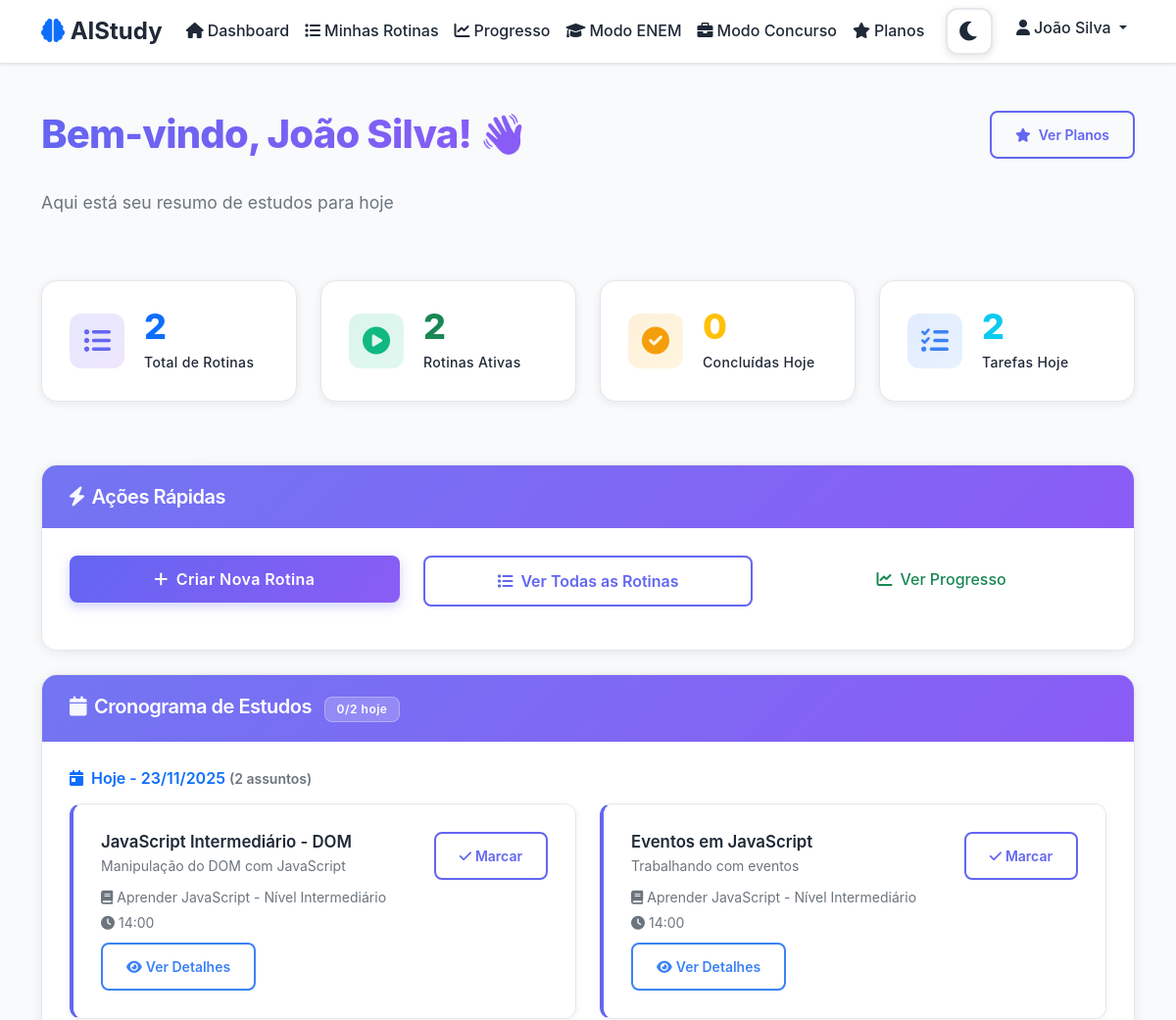
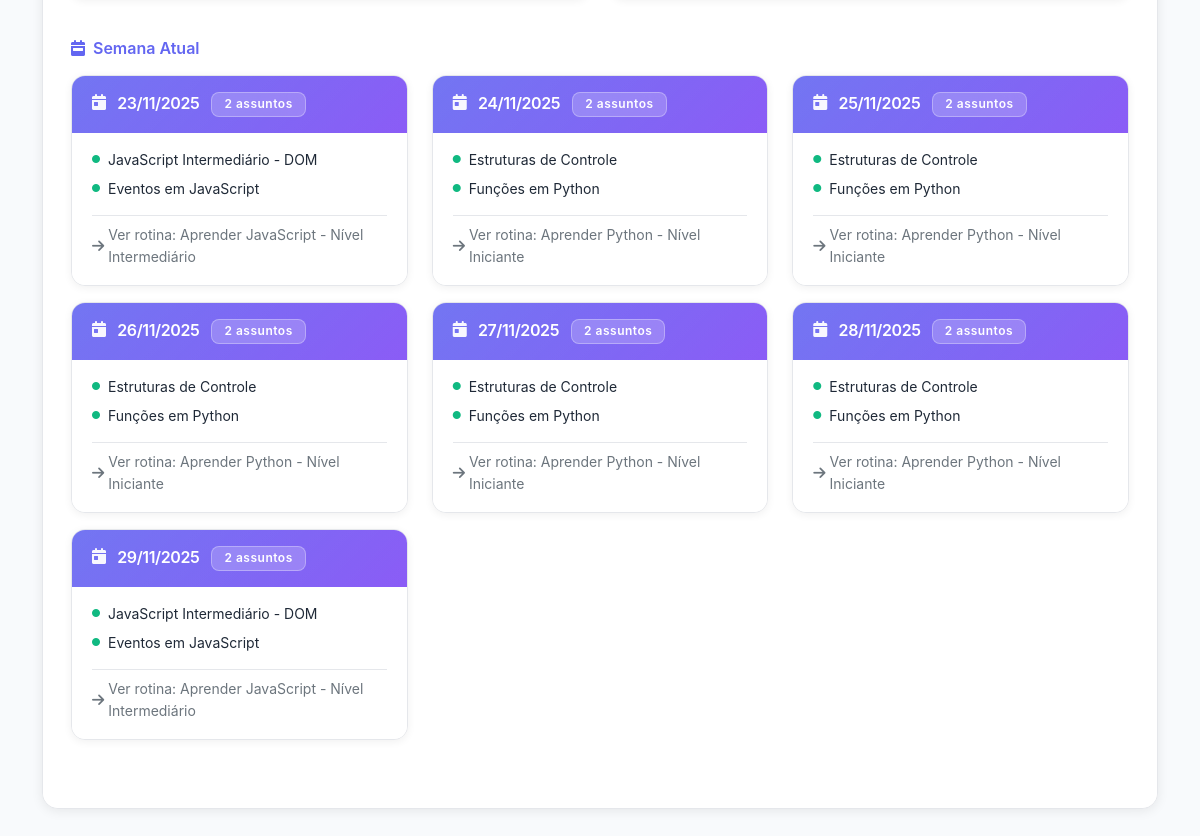
/dashboard.php (signed in), run on the app's committed database (2 pictures, top to bottom).
### tables this page shows
CREATE TABLE tasks (
    id INT AUTO_INCREMENT PRIMARY KEY,
    routine_id INT NOT NULL,
    titulo VARCHAR(200) NOT NULL,
    descricao TEXT,
    dia_estudo INT NOT NULL COMMENT 'dia do cronograma (1, 2, 3...)',
    ordem INT NOT NULL COMMENT 'ordem dentro do dia',
    status ENUM('pendente', 'concluida') DEFAULT 'pendente',
    material_estudo JSON COMMENT 'links, textos, etc.',
    resumo_markdown LONGTEXT DEFAULT NULL COMMENT 'resumo auxiliar gerado em markdown',
    exercicios_markdown LONGTEXT DEFAULT NULL COMMENT 'lista de exercícios gerada em markdown',
    tempo_estimado INT DEFAULT NULL COMMENT 'tempo estimado em minutos',
    dificuldade ENUM('facil', 'medio', 'dificil') DEFAULT 'medio',
    created_at TIMESTAMP DEFAULT CURRENT_TIMESTAMP,
    updated_at TIMESTAMP DEFAULT CURRENT_TIMESTAMP ON UPDATE CURRENT_TIMESTAMP,
    FOREIGN KEY (routine_id) REFERENCES routines(id) ON DELETE CASCADE
);

CREATE TABLE routines (
    id INT AUTO_INCREMENT PRIMARY KEY,
    user_id INT NOT NULL,
    titulo VARCHAR(200) NOT NULL,
    tema VARCHAR(100) NOT NULL,
    tipo ENUM('geral', 'enem', 'concurso') NOT NULL DEFAULT 'geral',
    contexto_json TEXT NULL COMMENT 'Dados específicos do tipo (banca, cargo, ano ENEM, etc.)',
    nivel ENUM('iniciante', 'intermediario', 'avancado') NOT NULL,
    tempo_diario INT NOT NULL COMMENT 'em minutos',
    dias_disponiveis JSON NOT NULL COMMENT 'array de dias da semana',
    horario_disponivel TIME NOT NULL,
    progresso DECIMAL(5,2) DEFAULT 0.00,
    status ENUM('ativa', 'pausada', 'concluida') DEFAULT 'ativa',
    data_inicio DATE DEFAULT NULL,
    data_fim DATE DEFAULT NULL,
    created_at TIMESTAMP DEFAULT CURRENT_TIMESTAMP,
    updated_at TIMESTAMP DEFAULT CURRENT_TIMESTAMP ON UPDATE CURRENT_TIMESTAMP,
    FOREIGN KEY (user_id) REFERENCES users(id) ON DELETE CASCADE
);

### dashboard.php (the view, shortened to what the rows shown need)
<?php
require_once 'includes/session.php';
require_once 'classes/Calendar.php';
$database = new Database();
$db = $database->getConnection();
$calendar = new Calendar($db);
$user = getCurrentUser();
$today = date('Y-m-d');
$studySchedule = $calendar->getStudySchedule($user['id']);
$todayTasksGrouped = $calendar->getTasksForSpecificDate($user['id'], $today);
$nextStudyDates = [];
$dayOfWeek = date('w', strtotime($today));
$startOfWeek = date('Y-m-d', strtotime($today . ' -' . $dayOfWeek . ' days'));
$endOfWeek = date('Y-m-d', strtotime($startOfWeek . ' +6 days'));
foreach ($studySchedule as $date => $schedules) {
    if ($date >= $today && $date <= $endOfWeek) {
        $nextStudyDates[] = $date;
    }
}
sort($nextStudyDates);
?>
<!DOCTYPE html>
<html lang="pt-BR">
<head>
    <link href="https://cdn.jsdelivr.net/npm/bootstrap@5.1.3/dist/css/bootstrap.min.css" rel="stylesheet">
    <link href="https://cdnjs.cloudflare.com/ajax/libs/font-awesome/6.0.0/css/all.min.css" rel="stylesheet">
    <link href="assets/css/style.css" rel="stylesheet">
</head>
<body>
    <div class="container mt-5 mb-5">
        <div class="row mb-5">
            <div class="col-12">
                <div class="d-flex justify-content-between align-items-start mb-3">
                    <div>
                        <h1 class="text-gradient mb-3" style="font-size: 2.5rem; font-weight: 800; letter-spacing: -0.02em;">
                            Bem-vindo, <?php echo htmlspecialchars($user['nome']); ?>! 👋
                        </h1>
                    </div>
                </div>
            </div>
        </div>
        <div class="row">
            <div class="col-12">
                <div class="card">
                    <div class="card-body">
                        <?php if (empty($studySchedule)): ?>
                            <div class="text-center py-4">
                                <i class="fas fa-calendar-times text-muted fa-3x mb-3"></i>
                                <h5>Nenhum cronograma encontrado</h5>
                                <p class="text-muted">Crie uma rotina para ver seu cronograma de estudos.</p>
                                <a href="criar-rotina.php" class="btn btn-primary">
                                    <i class="fas fa-plus me-2"></i>Criar Rotina
                                </a>
                            </div>
                        <?php else: ?>
                            <?php if (!empty($todayTasksGrouped)): ?>
                                <div class="mb-4">
                                    <div class="row">
                                        <?php foreach ($todayTasksGrouped as $task): ?>
                                            <div class="col-md-6 mb-3">
                                                <div class="task-card card <?php echo $task['status'] === 'concluida' ? 'completed' : ''; ?>">
                                                    <div class="card-body">
                                                        <div class="d-flex justify-content-between align-items-start">
                                                            <div class="flex-grow-1">
                                                                <h6 class="task-title mb-1"><?php echo htmlspecialchars($task['titulo']); ?></h6>
                                                                <p class="text-muted small mb-2"><?php echo htmlspecialchars($task['descricao']); ?></p>
                                                                <small class="text-muted">
                                                                    <i class="fas fa-book me-1"></i><?php echo htmlspecialchars($task['rotina_titulo']); ?>
                                                                    <br>
                                                                    <i class="fas fa-clock me-1"></i><?php echo date('H:i', strtotime($task['horario_disponivel'])); ?>
                                                                </small>
                                                            </div>
                                                            <div class="flex-shrink-0">
                                                                <?php if ($task['status'] === 'concluida'): ?>
                                                                    <span class="badge bg-success">
                                                                        <i class="fas fa-check me-1"></i>Concluída
                                                                    </span>
                                                                <?php else: ?>
                                                                    <button class="btn btn-sm btn-outline-primary" onclick="toggleTask(<?php echo $task['id']; ?>)">
                                                                        <i class="fas fa-check me-1"></i>Marcar
                                                                    </button>
                                                                <?php endif; ?>
                                                            </div>
                                                        </div>
                                                        <div class="mt-2">
                                                            <a href="rotina-detalhada.php?id=<?php echo $task['routine_id']; ?>" class="btn btn-sm btn-outline-info">
                                                                <i class="fas fa-eye me-1"></i>Ver Detalhes
                                                            </a>
                                                        </div>
                                                    </div>
                                                </div>
                                            </div>
                                        <?php endforeach; ?>
                                    </div>
                                </div>
                            <?php endif; ?>
        <?php if (!empty($nextStudyDates)): ?>
            <div class="mb-4">
                <div class="row">
                    <?php foreach ($nextStudyDates as $date): ?>
                        <?php $tasksGrouped = $calendar->getTasksForSpecificDate($user['id'], $date); ?>
                        <?php if (!empty($tasksGrouped)): ?>
                            <?php
                            $rotinasUnicas = [];
                            foreach ($tasksGrouped as $task) {
                                if (!isset($rotinasUnicas[$task['routine_id']])) {
                                    $rotinasUnicas[$task['routine_id']] = [
                                        'id' => $task['routine_id'],
                                        'titulo' => $task['rotina_titulo'],
                                        'tasks' => []
                                    ];
                                }
                                $rotinasUnicas[$task['routine_id']]['tasks'][] = $task;
                            }
                            $rotinasArray = array_values($rotinasUnicas);
                            $primaryRoutine = $rotinasArray[0] ?? null;
                            $routineId = $primaryRoutine['id'] ?? null;
                            ?>
                            <div class="col-md-6 col-lg-4 mb-3">
                                <a href="rotina-detalhada.php?id=<?php echo $routineId; ?>" class="text-decoration-none study-day-card-link">
                                    <div class="card study-day-card">
                                        <div class="card-header study-day-header">
                                            <h6 class="mb-0">
                                                <i class="fas fa-calendar-day me-2"></i>
                                                <?php echo date('d/m/Y', strtotime($date)); ?>
                                                <span class="badge study-day-badge ms-2"><?php echo count($tasksGrouped); ?> assunto<?php echo count($tasksGrouped) > 1 ? 's' : ''; ?></span>
                                            </h6>
                                        </div>
                                        <div class="card-body">
                                            <?php foreach (array_slice($tasksGrouped, 0, 2) as $task): ?>
                                                <div class="d-flex align-items-center mb-2">
                                                    <i class="fas fa-circle study-day-bullet me-2"></i>
                                                    <small class="study-day-text"><?php echo htmlspecialchars($task['titulo']); ?></small>
                                                </div>
                                            <?php endforeach; ?>
                                            <div class="mt-3 pt-2 border-top" style="border-color: var(--border-default) !important;">
                                                <small class="text-muted d-flex align-items-center">
                                                    <i class="fas fa-arrow-right me-1"></i>
                                                    <span>Ver rotina: <?php echo htmlspecialchars($primaryRoutine['titulo'] ?? 'Rotina'); ?></span>
                                                </small>
                                            </div>
                                        </div>
                                    </div>
                                </a>
                            </div>
                        <?php endif; ?>
                    <?php endforeach; ?>
                </div>
            </div>
        <?php endif; ?>
                        <?php endif; ?>
                    </div>
                </div>
            </div>
        </div>
    </div>
</body>
</html>

### data on the page
tasks: titulo "JavaScript Intermediário - DOM", descricao "Manipulação do DOM com JavaScript", routine.titulo "Aprender JavaScript - Nível Intermediário", routine.horario_disponivel "14:00"
tasks: titulo "Eventos em JavaScript", descricao "Trabalhando com eventos", routine.titulo "Aprender JavaScript - Nível Intermediário", routine.horario_disponivel "14:00"
tasks: titulo "Estruturas de Controle"
tasks: titulo "Funções em Python"

### other printed values
$userName "João Silva"
$user['nome'] "João Silva"
$totalRoutines "2"
$activeRoutines "2"
$completedToday "0"
$totalToday "2"
count($todayTasksGrouped) "2"
date('d/m/Y', strtotime($date)) "23/11/2025"
count($tasksGrouped) "2"
$primaryRoutine['titulo'] "Aprender JavaScript - Nível Intermediário"
date('d/m/Y', strtotime($date)) "24/11/2025"
$primaryRoutine['titulo'] "Aprender Python - Nível Iniciante"
date('d/m/Y', strtotime($date)) "25/11/2025"
date('d/m/Y', strtotime($date)) "26/11/2025"
date('d/m/Y', strtotime($date)) "27/11/2025"
